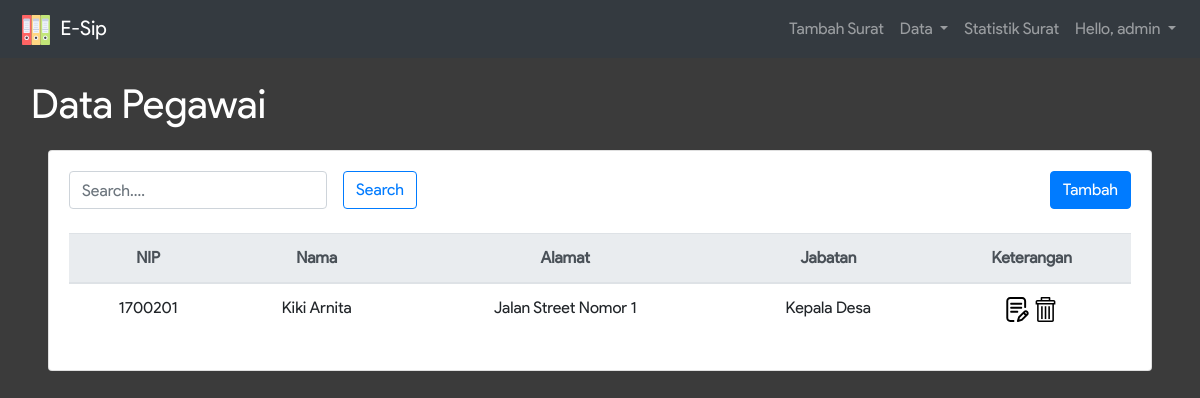
Before: /data_pegawai.php (signed in) with the older database file.
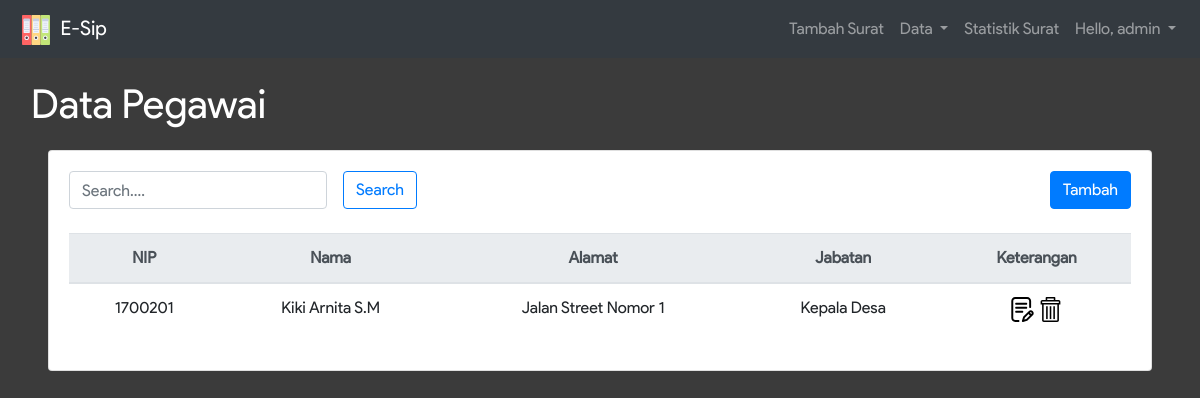
After: the same page with the newer database file.
### tables this page shows
CREATE TABLE IF NOT EXISTS `pegawai` (
  `nama` varchar(50) NOT NULL,
  `alamat` text NOT NULL,
  `nip` varchar(20) NOT NULL,
  `jabatan` varchar(20) NOT NULL
);

### data_pegawai.php (the view, shortened to what this page needs)
<?php
  include_once 'connection.php';
  $search = $_POST['search'];
  if ($search == "") {
    $sql = "SELECT * FROM pegawai";
  }
  else{
    $sql = "SELECT * FROM pegawai WHERE nip LIKE '%" . $search . "%' OR nama LIKE '%" . $search . "%' OR alamat LIKE '%" . $search . "%' OR jabatan LIKE '%" . $search . "%'";
  }
  $result = $conn->query($sql);
?>
<!DOCTYPE html>
<html>
<head>
  <link rel="stylesheet" href="node_modules/bootstrap/dist/css/bootstrap.min.css">
  <link rel="stylesheet" href="assets/css/infinite.css">
</head>
<body style="background-color: #3B3B3B;">
  <nav class="navbar navbar-expand-lg navbar-dark bg-dark">
      <a class="navbar-brand" href="#">
        <img src="assets/img/office-material.svg" width="40" height="30" alt="">
        E-Sip
      </a>
      <div class="collapse navbar-collapse" id="navbarSupportedContent">
        <ul class="navbar-nav ml-auto">
          <li class="nav-item">
            <a class="nav-link" href="pilih_surat.php">Tambah Surat</a>
          </li>
          <li class="nav-item dropdown">
            <a class="nav-link dropdown-toggle" href="#" id="navbarDropdown" role="button" data-toggle="dropdown" aria-haspopup="true" aria-expanded="false">
              Data
            </a>
          </li>
          <li class="nav-item">
            <a class="nav-link" href="data_chart.php">Statistik Surat</a>
          </li>
          <li class="nav-item dropdown">
            <a class="nav-link dropdown-toggle" href="#" id="navbarDropdown" role="button" data-toggle="dropdown" aria-haspopup="true" aria-expanded="false">
              Hello, <?=$_SESSION['user']?>
            </a>
          </li>
        </ul>
      </div>
    </nav>
    <div class="container-fluid">
       <div class="row">
        <div class="col-sm-12">
          <div class="judul m-3">Data Pegawai</div>
        </div>
        <div class="col-sm-12 px-5">
          <div class="card">
            <div class="card-body">
              <div class="float-left mb-3">
                <form class="form-inline" method="POST" action="data_pegawai.php">
                  <div class="form-group mr-sm-3 mb-2">
                    <input type="text" class="form-control" name="search" placeholder="Search....">
                  </div>
                  <button type="submit" class="btn btn-outline-primary mb-2">Search</button>
                </form>
              </div>
              <div class="float-right">
                <a href="data_add_pegawai.php" class="btn btn-primary">Tambah</a>
              </div>
              <div class="table-responsive-lg">
                <table class="table text-center">
                  <thead class="thead-light">
                    <tr>
                      <th scope="col">NIP</th>
                      <th scope="col">Nama</th>
                      <th scope="col">Alamat</th>
                      <th scope="col">Jabatan</th>
                      <th scope="col">Keterangan</th>
                    </tr>
                  </thead>
                  <tbody>
                    <?php
                      while ($row = $result->fetch_assoc()) {
                    ?>
                        <tr>
                          <td>
                            <?= $row['nip'] ?>
                          </td>
                          <td>
                            <?= $row['nama'] ?>
                          </td>
                          <td>
                            <?= $row['alamat'] ?>
                          </td>
                          <td>
                            <?= $row['jabatan'] ?>
                          </td>
                          <td>
                            <a href="data_edit_pegawai.php?nip=<?=$row['nip']?>">
                                <img src="assets/img/writing.svg" height="25" width="25" title="Edit">
                            </a>
                            <a href="#" data-href="data_delete_action_p.php?nip=<?=$row['nip']?>" data-toggle="modal" data-target="#confirm-delete">
                              <img src="assets/img/clear-button.svg" height="25" width="25" title="Delete">
                            </a>
                          </td>
                        </tr>
                      <?php } ?>
                  </tbody>
                </table>
              </div>
            </div>
          </div>
        </div>
      </div>
    </div>
  </body>
</html>

Changed rows visible on the page:
changed pegawai "Jalan Street Nomor 1": nama "Kiki Arnita" → "Kiki Arnita S.M"
